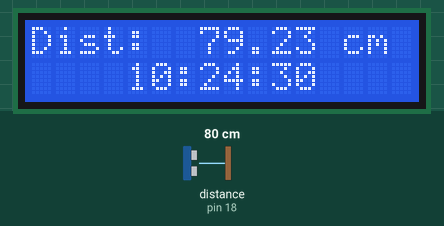
This program was run on a simulated Raspberry Pi (header pin numbers). On the bench: 16×2 character LCD. Inputs (shaded band) come from the test bench; at power-on: distance to the obstacle (sensor on pin 18) 80 cm. The echo pulse lasts 58.3 µs per cm; the clock reads 2024-03-15 10:24:30 at power-on unless the program sets it; library files of the repository ran but are not shown: PCF8574.py, Adafruit_LCD1602.py; what the program prints to the terminal is not drawn.

Above: at 1.2 s.
1.3 s: distance to the obstacle (sensor on pin 18) set to 2 cm
At 3.3 s:
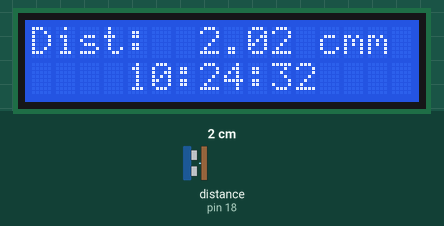
5.7 s: distance to the obstacle (sensor on pin 18) set to 120 cm
At 6.4 s:
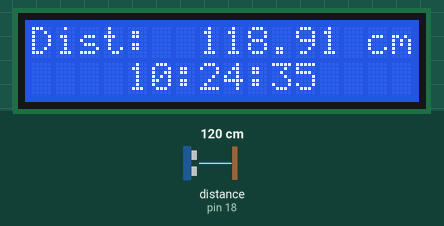
7.3 s: distance to the obstacle (sensor on pin 18) set to 4 cm
At 9.1 s:
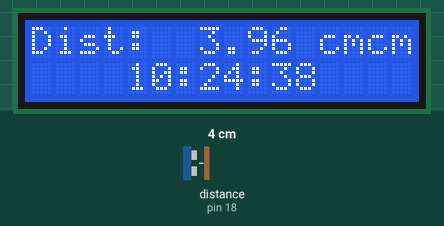
Timing chart, 0 to 10.6 s (numbered marks = the images above; inputs shaded):
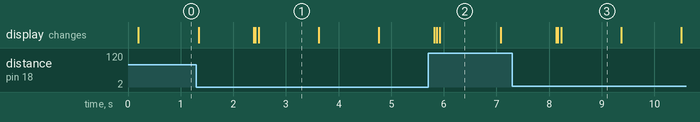

The program:

main_2.py
```python
#!/usr/bin/env python3
########################################################################
# Filename    : UltrasonicRanging.py
# Description : Get distance via UltrasonicRanging sensor
# auther      : www.freenove.com
# modification: 2019/12/28
########################################################################
import RPi.GPIO as GPIO
import time
from time import sleep, strftime
from datetime import datetime

from PCF8574 import PCF8574_GPIO
from Adafruit_LCD1602 import Adafruit_CharLCD


trigPin = 16
echoPin = 18
MAX_DISTANCE = 220          # define the maximum measuring distance, unit: cm
timeOut = MAX_DISTANCE*60   # calculate timeout according to the maximum measuring distance

def get_cpu_temp():     # get CPU temperature and store it into file "/sys/class/thermal/thermal_zone0/temp"
    tmp = open('/sys/class/thermal/thermal_zone0/temp')
    cpu = tmp.read()
    tmp.close()
    return '{:.2f}'.format( float(cpu)/1000 ) + ' C'

def get_time_now():     # get system time
    return datetime.now().strftime('    %H:%M:%S')

def pulseIn(pin,level,timeOut): # obtain pulse time of a pin under timeOut
    t0 = time.time()
    while(GPIO.input(pin) != level):
        if((time.time() - t0) > timeOut*0.000001):
            return 0;
    t0 = time.time()
    while(GPIO.input(pin) == level):
        if((time.time() - t0) > timeOut*0.000001):
            return 0;
    pulseTime = (time.time() - t0)*1000000
    return pulseTime

def getSonar():     # get the measurement results of ultrasonic module,with unit: cm
    GPIO.output(trigPin,GPIO.HIGH)      # make trigPin output 10us HIGH level
    time.sleep(0.00001)     # 10us
    GPIO.output(trigPin,GPIO.LOW) # make trigPin output LOW level
    pingTime = pulseIn(echoPin,GPIO.HIGH,timeOut)   # read plus time of echoPin
    distance = pingTime * 340.0 / 2.0 / 10000.0     # calculate distance with sound speed 340m/s
    return distance

def setup():
    GPIO.setmode(GPIO.BOARD)      # use PHYSICAL GPIO Numbering
    GPIO.setup(trigPin, GPIO.OUT)   # set trigPin to OUTPUT mode
    GPIO.setup(echoPin, GPIO.IN)    # set echoPin to INPUT mode

def loop():
    mcp.output(3,1)     # turn on LCD backlight
    lcd.begin(16,2)     # set number of LCD lines and columns

    while(True):
        # lcd.clear()
        distance = getSonar() # get distance

        lcd.setCursor(0,0)  # set cursor position
        lcd.message("Dist:  %.2f cm"%(distance) + "\n")# display CPU temperature
        lcd.message(get_time_now())   # display the time
        time.sleep(1)

def destroy():
    lcd.clear()
    GPIO.cleanup()


PCF8574_address = 0x27  # I2C address of the PCF8574 chip.
PCF8574A_address = 0x3F  # I2C address of the PCF8574A chip.
# Create PCF8574 GPIO adapter.
try:
    mcp = PCF8574_GPIO(PCF8574_address)
except:
    try:
        mcp = PCF8574_GPIO(PCF8574A_address)
    except:
        print ('I2C Address Error !')
        exit(1)
# Create LCD, passing in MCP GPIO adapter.
lcd = Adafruit_CharLCD(pin_rs=0, pin_e=2, pins_db=[4,5,6,7], GPIO=mcp)

if __name__ == '__main__':     # Program entrance
    print ('Program is starting...')
    setup()
    try:
        loop()
    except KeyboardInterrupt:  # Press ctrl-c to end the program.
        destroy()
```

Measured:
- after the input at 1.3 s, the display: first differs from a run without the input after 1.1 s (image 1 shows a later state)
- after the input at 5.7 s, the display: first differs from a run without the input after 0.16 s (image 2 shows a later state)
- after the input at 7.3 s, the display: first differs from a run without the input after 0.86 s (image 3 shows a later state)
- what the display in image 1 shows lasts 1.1 s, from 2.5 s to 3.6 s
- what the display in image 2 shows lasts 1.2 s, from 5.9 s to 7.1 s
